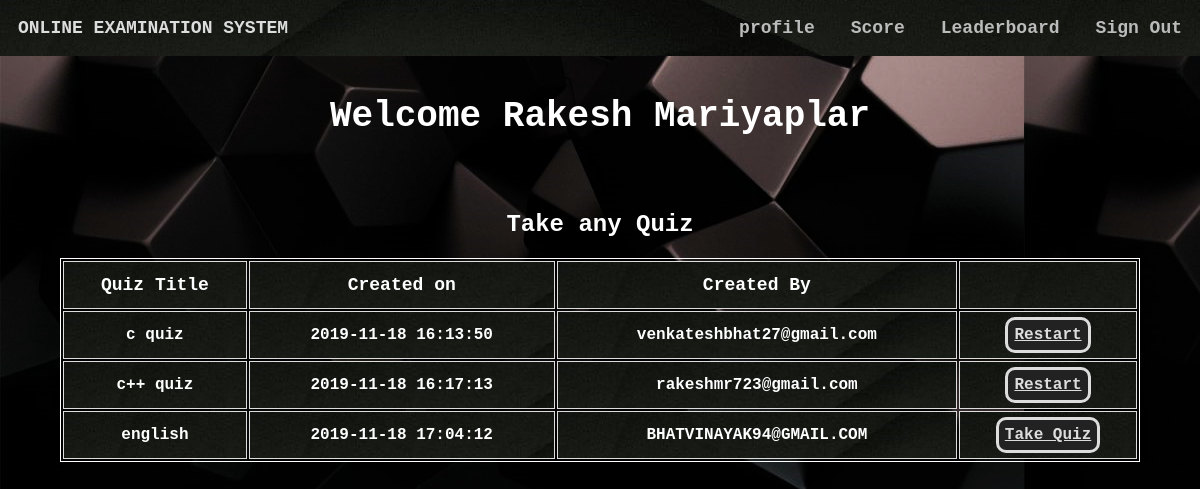
/homestud.php (signed in), run on the app's committed database.
### tables this page shows
CREATE TABLE IF NOT EXISTS `student` (
  `usn` varchar(10) NOT NULL,
  `name` varchar(20) NOT NULL,
  `mail` varchar(30) NOT NULL,
  `phno` varchar(10) NOT NULL,
  `gender` varchar(1) NOT NULL,
  `DOB` varchar(10) NOT NULL,
  `pw` varchar(200) NOT NULL,
  `dept` varchar(3) DEFAULT NULL,
  PRIMARY KEY (`mail`),
  UNIQUE KEY `mail` (`mail`),
  UNIQUE KEY `phno` (`phno`),
  UNIQUE KEY `usn` (`usn`),
  KEY `dept` (`dept`)
);

CREATE TABLE IF NOT EXISTS `quiz` (
  `quizid` int(11) NOT NULL AUTO_INCREMENT,
  `quizname` varchar(20) NOT NULL,
  `date_created` timestamp NOT NULL DEFAULT CURRENT_TIMESTAMP,
  `mail` varchar(30) DEFAULT NULL,
  PRIMARY KEY (`quizid`),
  KEY `mail` (`mail`)
);

### homestud.php (the view, shortened to what this page needs)
<html>
<head>
</head>
<?php
                $conn = mysqli_connect("localhost","root","","online_examination");
?>
<body style="color: #fff !important;font-weight:bolder;margin: 0 !important;font-weight: bolder !important;font-family: 'Courier New', Courier, monospace;background-image: url(images/dark.png);">
        <div  class="navbar">
            <section style="margin: 1.5vw;">ONLINE EXAMINATION SYSTEM</section>
            <ul style="display: inline-flex;padding: 0 !important;margin: 0;float: right;right: 0;position: fixed;width: 50vw;">
                <li onclick="prof()">profile</li>
                <li onclick="score()">Score</li>
                <li onclick="leader()">Leaderboard</li>
                <li onclick="lo()">Sign Out</li>
            </ul>
        </div>
        <br>
        <br>
        <?php
        $type1 = $_SESSION["type"];
        $username1 = $_SESSION["username"];
        $sql = "select * from " . $type1 . " where mail='{$username1}'";
        $res =   mysqli_query($conn, $sql);
        if ($res == true) {
            while ($row = mysqli_fetch_array($res)) {
                $dbname = $row['name'];
            }
        }
        ?>
        <center><section style="width:100vw;margin:0vw;margin-top:5vw;font-size:3vw;">Welcome&nbsp;<?php echo $dbname ?></section></center>
        <section style="color:#fff !important"><br><br><br>
        <?php
            $sql ="select * from quiz";
            $res=mysqli_query($conn,$sql);
            if($res)
            {
                echo "<center><h1 style=\"font-size:2vw;\">Take any Quiz</h1></center>";
                echo "<center><table><thead><tr><td>Quiz Title</td><td>Created on</td><td>Created By</td><td>  </td></tr></thead>";
            while ($row = mysqli_fetch_assoc($res)) {
                $quiz = $row["quizid"];
                $sql1 = $conn->query("select mail,quizid from score where mail='$username1' and quizid='$quiz'");
                if ($sql1->num_rows==0) {
                    echo "<tr><td>" . $row["quizname"] . "</td><td>" . $row["date_created"] . "</td><td>" . $row["mail"] . "</td><td><a id=\"tq\" href='takeq.php?qid=" . $row['quizid'] . "'>Take Quiz</tr>";
                }
                else{
                    echo "<tr><td>" . $row["quizname"] . "</td><td>" . $row["date_created"] . "</td><td>" . $row["mail"] . "</td><td><a id=\"tq\" href='takeq.php?qid=" . $row['quizid'] . "'>Restart</tr>";
                }
            }
                echo "</table></center>";
            }
        ?>
</body>
</html>

### homestud.php (style rules this page uses)
li { margin: 1.5vw; font-size: 1.5vw !important; color:#bbb; }
ul { list-style: none; width: auto !important; font-weight: 2vw !important; }
.navbar { background-image: url("./images/header.png") !important; background-color: #222; font-size: 1.5vw !important; display: inline-flex; width: 100%; color:#ddd; position:fixed; }
a { text-decoration: none; color: #fff; }
table { width: 90vw; margin-left: 5vw; margin-right: 5vw; align-content: center; border: 1px solid white; }
thead { font-weight:900; font-size: 1.5vw; }
td { width: auto; border: 1px solid #ddd; text-align: center; height: 4vw; font-weight: bold; background-image:url("./images/header.png"); }
#tq { text-decoration: underline; border: 3px solid #ddd; padding: 0.5vw; border-radius: 10px; background-color:#222; }
a { color:#ddd; }

### data on the page
student: name "Rakesh Mariyaplar"
quiz: quizname "c quiz", date_created "2019-11-18 16:13:50", mail "venkateshbhat27@gmail.com"
quiz: quizname "c++ quiz", date_created "2019-11-18 16:17:13", mail "rakeshmr723@gmail.com"
quiz: quizname "english", date_created "2019-11-18 17:04:12", mail "BHATVINAYAK94@GMAIL.COM"
